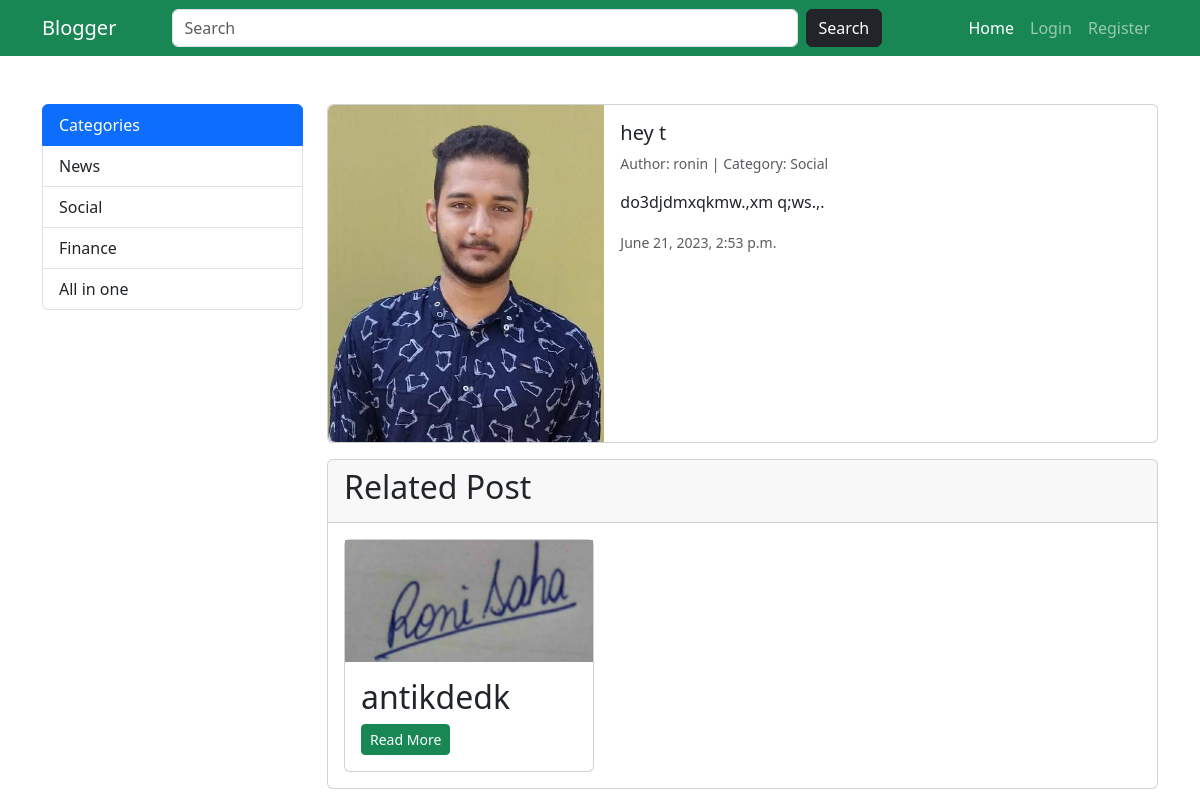
The page /news/hey-t/ on the database its author committed.
### cms/models.py (models this page shows, shortened)
class Category(models.Model):
    cat_title = models.CharField(max_length=200,unique=True)
    def __str__(self):
        return self.cat_title

class Post(models.Model):
    title = models.CharField(max_length=200,unique=True)
    category = models.ForeignKey(Category,on_delete=models.CASCADE)
    author = models.ForeignKey(User, on_delete=models.CASCADE)
    date = models.DateTimeField(auto_now=True)
    content = models.TextField()
    image = models.ImageField(upload_to="post/")
    slug = models.CharField(max_length=200, unique=True)

### cms/views.py (the view)
# urls.py: path("news/<slug>/",viewNews, name="viewNews"),
def viewNews(r,slug):
    data = {
        "category":Category.objects.all(),
        "post" : Post.objects.get(slug=slug),
        "related_posts" :Post.objects.exclude(slug=slug)
    }
    return render(r,"view.html",data)

### templates/view.html (shortened to what this page needs)
{% extends 'base.html' %} {% block title %} {{ post.title }} {% endblock %}
{% block content %}
<div class="container mt-5">
  <div class="row">
    <div class="col-3">
      <div class="list-group">
        <a href="" class="list-group-item list-group-item-action active"
          >Categories</a
        >
        {% for cat in category %}
        <a
          href="{% url 'filterCategory' cat.id %}"
          class="list-group-item list-group-item-action"
          >{{ cat.cat_title }}</a
        >
        {% endfor %}
      </div>
    </div>
    <div class="col-9">
      <div class="card mb-3">
        <div class="row g-0">
          <div class="col-md-4">
            <img
              src="{{ post.image.url }}"
              class="img-fluid rounded-start"
              alt="..."
            />
          </div>
          <div class="col-md-8">
            <div class="card-body">
              <h5 class="card-title">{{ post.title }}</h5>
              <p class="text-muted small">
                Author: {{ post.author }} | Category: {{ post.category }}
              </p>
              <p class="card-text">{{ post.content }}.</p>
              <p class="card-text">
                <small class="text-body-secondary">{{ post.date }}</small>
              </p>
            </div>
          </div>
        </div>
      </div>
      <div class="card">
        <div class="card-header">
          <h2>Related Post</h2>
        </div>
        <div class="card-body">
            <div class="row">
              <div class="col-4">
                  <div class="card">
                    <img src="{{ related_post.image.url }}" alt="" class="w-100">
                    <div class="card-body">
                      <h2>{{ related_post.title }}</h2>
                      <a href="" class="btn btn-success btn-sm">Read More</a>
                    </div>
                  </div>
              </div>
            </div>
        </div>
      </div>
    </div>
  </div>
</div>
{% endblock content %}

### rows shown on the page
Category: cat_title "News"
Category: cat_title "Social"
Category: cat_title "Finance"
Category: cat_title "All in one"
Post: image (picture), title "hey t", author "ronin", category "Social", content "do3djdmxqkmw.,xm q;ws.,", date "June 21, 2023, 2:53 p.m."
Post: image (picture), title "antikdedk"
